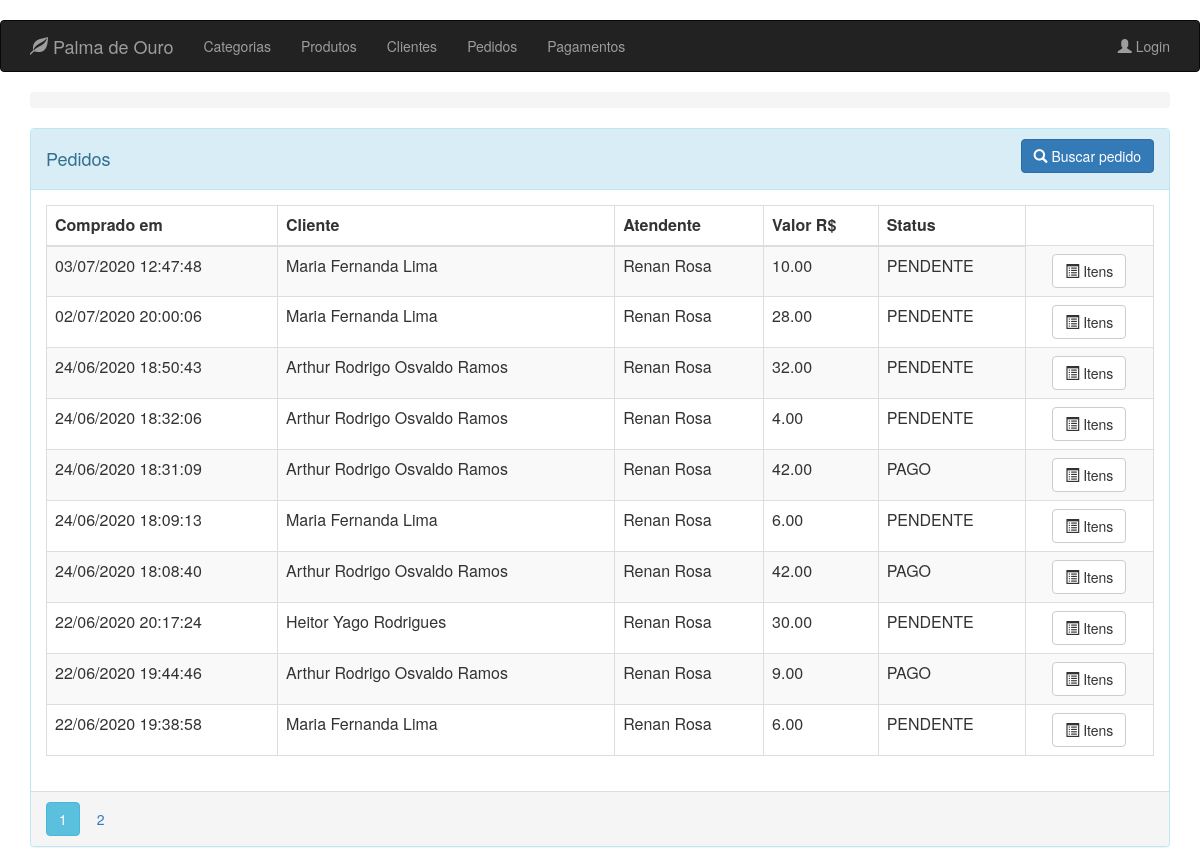
Before: /order with the older database file.
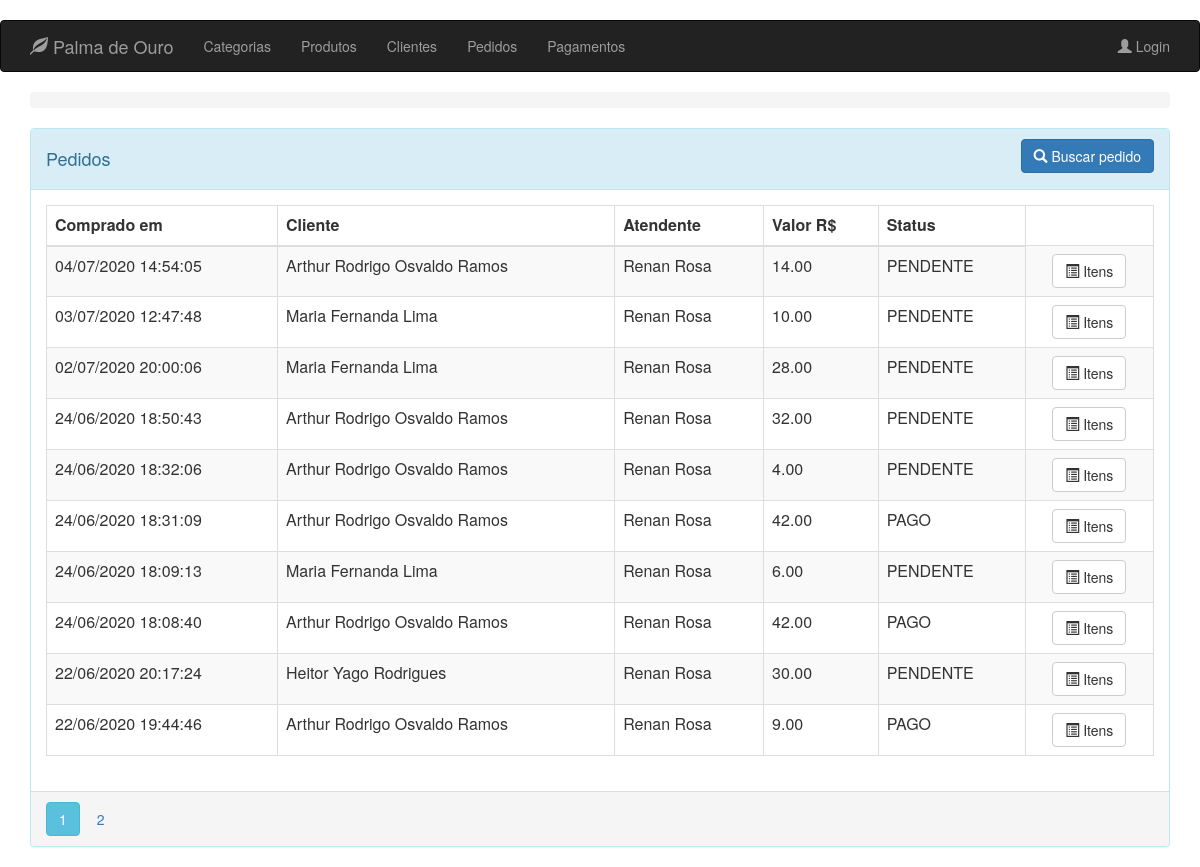
After: the same page with the newer database file.
### app/models.py (models this page shows, shortened)
class Order(db.Model):
    __tablename__ = 'orders'
    id = db.Column(db.Integer, primary_key=True)
    client_id = db.Column(db.Integer, ForeignKey('clients.id'), nullable=False)
    clerk_id = db.Column(db.Integer, ForeignKey('clerks.id'), nullable=False)
    payment_id = db.Column(db.Integer, ForeignKey(
        'payments.id'), nullable=True)
    date = db.Column(db.DateTime, index=True, default=datetime.now)
    total = db.Column(db.Numeric(10, 2), default=0)
    status = db.Column(db.Enum(Status), default=Status.PENDENTE)
    client = relationship("Client", backref=backref('orders', order_by=id))
    clerk = relationship("Clerk", backref=backref('orders', order_by=id))
    payment = relationship("Payment", backref=backref(
        'orders', order_by=id), lazy=True)

class User(db.Model):
    __metaclass__ = ABCMeta
    __abstract__ = True
    id = db.Column(db.Integer, primary_key=True)
    name = db.Column(db.String(64), nullable=False, index=True)
    phone_number = db.Column(db.String(13), nullable=False)

class Client(User):
    __tablename__ = 'clients'
    __mapper_args__ = {'concrete': True}
    identification = db.Column(db.String(9), unique=True)
    notifiable = db.Column(db.Boolean)
    address = db.Column(db.String(64))
    status = db.Column(db.Boolean)

class Clerk(User, UserMixin):
    __tablename__ = 'clerks'
    image_file = db.Column(db.String(24), default='default.png')
    email = db.Column(db.String(64), unique=True)
    password_hash = db.Column(db.String(128), nullable=False)
    __mapper_args__ = {
        'concrete': True
    }
    @property
    def password(self) -> None:
        raise AttributeError('password is not a readable attribute')

### app/routes/order/routes.py (the view)
@blueprint_order.route('/order/client/<int:id>', methods=['GET'])
@blueprint_order.route('/order', defaults={'id': None}, methods=['GET'])
@register_breadcrumb(blueprint_order, '.', 'Pedidos')
def get_orders(id):
    page = request.args.get('page', 1, type=int)
    if id is not None:
        orders = Order.query \
            .filter_by(client_id=id) \
            .order_by(Order.date.desc()) \
            .paginate(page=page, per_page=10)
        return render_template('order/client_orders.html', orders=orders, client_id=id)
    orders = Order.query.order_by(
        Order.date.desc()).paginate(page=page, per_page=10)
    return render_template('order/list.html', orders=orders)

### app/templates/order/list.html (shortened to what this page needs)
{% extends "base.html" %}
{% block page_content %}
<div class="panel panel-info">
    <div class="panel-heading">
        <div class="row">
            <div class="col col-xs-6">
                <h4>Pedidos</h4>
            </div>
            <div class="col col-xs-6 text-right">
                <a href="{{ url_for('blueprint_order.search_order') }}" class="btn btn-primary">
                    <span class="glyphicon glyphicon-search"></span>
                    Buscar pedido
                </a>
            </div>
        </div>
    </div>
    <div class="panel-body">
        <table class="table table-striped table-responsive table-bordered">
            <thead>
                <tr>
                    <th>Comprado em</th>
                    <th>Cliente</th>
                    <th>Atendente</th>
                    <th>Valor R$</th>
                    <th>Status</th>
                </tr>
            </thead>
            <tbody>
                {% for order in orders.items %}
                <tr>
                    <td>{{ order.date.strftime('%d/%m/%Y %H:%M:%S') }}</td>
                    <td>{{ order.client.name }}</td>
                    <td>{{ order.clerk.name }}</td>
                    <td>{{ order.total }}</td>
                    <td>{{ order.status.name }}</td>
                    <td align="center">
                        <a href="{{ url_for('blueprint_order.items_order',id=order.id) }}"
                           class="btn btn-default">
                            <i class="glyphicon glyphicon-list-alt" aria-hidden="true"></i>
                            <span>Itens</span>
                        </a>
                    </td>
                </tr>
                {% endfor %}
            </tbody>
        </table>
    </div>
    <div class="panel-footer p-0">
        {% for page_number in orders.iter_pages(left_edge=1,right_edge=1,left_current=1,right_current=2) %}
        {% if page_number %}
        {% if orders.page == page_number %}
        <a class="btn btn-info mb-4"
           href="{{ url_for('blueprint_order.get_orders',page=page_number) }}">{{ page_number }}</a>
        {% else %}
        <a class="btn btn-outline-info mb-4"
           href="{{ url_for('blueprint_order.get_orders',page=page_number) }}">{{ page_number }}</a>
        {% endif %}
        {% else %}
        ...
        {% endif %}
        {% endfor %}
    </div>
</div>
{% endblock %}

### app/templates/base.html (shortened to what this page needs)
﻿{% extends "bootstrap/base.html" %}
    {% block head %}
    {{ super() }}
    {% endblock %}
    {% block navbar %}
    <header>
        <nav class="navbar navbar-inverse">
            <div class="container">
                <div class="navbar-header">
                    <a class="navbar-brand" href="{{ url_for('blueprint_client.get_clients') }}">
                        <span class="glyphicon glyphicon-leaf"></span> Palma de Ouro
                    </a>
                </div>
                <ul class="nav navbar-nav">
                    <li>
                        <a class="nav-item nav-link"
                           href="{{ url_for('blueprint_category.get_categories') }}">Categorias</a>
                    </li>
                    <li>
                        <a class="nav-item nav-link" href="{{ url_for('blueprint_product.get_products') }}">Produtos</a>
                    </li>
                    <li>
                        <a class="nav-item nav-link"
                           href="{{ url_for('blueprint_client.get_clients') }}">Clientes</a>
                    </li>
                    <li>
                        <a class="nav-item nav-link"
                           href="{{ url_for('blueprint_order.get_orders') }}">Pedidos</a>
                    </li>
                    <li>
                        <a class="nav-item nav-link"
                           href="{{ url_for('blueprint_payment.get_payment') }}">Pagamentos</a>
                    </li>
                </ul>
                <ul class="nav navbar-nav navbar-right">
                    {% if current_user.is_authenticated %}
                    <li>
                        <a class="nav-item nav-link" href="{{ url_for('blueprint_clerk.account') }}">
                            <span class="glyphicon glyphicon-user"></span>
                            {{ current_user.name }}
                        </a>
                    </li>
                    <li>
                        <a class="nav-item nav-link" href="{{ url_for('blueprint_clerk.logout') }}">
                            <span class="glyphicon glyphicon-log-in"></span>
                            Logout
                        </a>
                    </li>
                    {% else %}
                    <li>
                        <a class="nav-item nav-link" href="{{ url_for('blueprint_clerk.login') }}">
                            <span class="glyphicon glyphicon-user"></span> Login
                        </a>
                    </li>
                    {% endif %}
                </ul>
            </div>
        </nav>
        <div class="container pt-3">
            <nav aria-label="breadcrumb">
                <ol class="breadcrumb primary-color">
                </ol>
            </nav>
        </div>
    </header>
    {% endblock %}
        {% block content  %}
        <div class="container pt-3">
            {% block page_content %}
            {% endblock %}
        </div>
        {% endblock %}

Changed rows visible on the page:
no longer on this page (row unchanged): Order: date "22/06/2020 19:38:58", client.name "Maria Fernanda Lima", clerk.name "Renan Rosa", total "6.00", status.name "PENDENTE"
added Order: date "04/07/2020 14:54:05", client.name "Arthur Rodrigo Osvaldo Ramos", clerk.name "Renan Rosa", total "14.00", status.name "PENDENTE"
